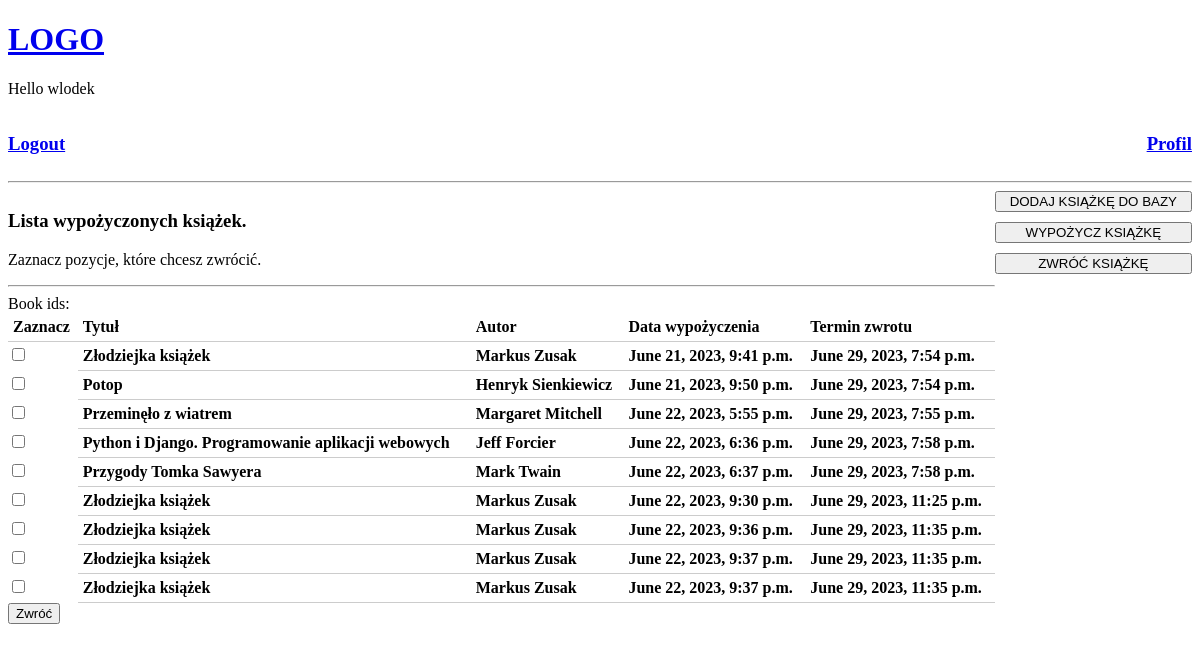
The page /return-book/ (signed in) on the database its author committed.
### base/models.py (models this page shows, shortened)
class BorrowedBook(models.Model):
    id = models.AutoField(primary_key=True)
    user = models.ForeignKey(User, on_delete=models.SET_NULL, null=True, related_name='books_borrowed')
    book = models.ForeignKey(Book, on_delete=models.SET_NULL, null=True, related_name='borrowed_books')
    borrowed_date = models.DateTimeField(auto_now_add=True)
    return_to_date = models.DateTimeField(default=datetime.now() + timedelta(days=7))
    returned_date = models.DateTimeField(null=True, blank=True)

class Book(models.Model):
    id = models.AutoField(primary_key=True)
    title = models.CharField(max_length=255)
    author = models.CharField(max_length=255)
    availability = models.BooleanField(default=True)
    user = models.ForeignKey(User, on_delete=models.SET_NULL, null=True)

### base/views.py (the view, shortened to what this page needs)
# urls.py: path('return-book/', views.return_book, name='return-book'),
@login_required
def return_book(request):
    user = request.user
    borrowed_books = BorrowedBook.objects.filter(user=user, book__availability=False)
    choices = [(book.id, f'{book.id} - {book.book.title} - {book.book.author}') for book in borrowed_books] #?
    form = BorrowForm(initial={'book_ids': [str(book.id) for book in borrowed_books]})
    return render(request, 'base/return_book.html', {'user': user,
                                                     'books': borrowed_books, 'form': form})

### base/forms.py
class BorrowForm(forms.Form):
    book_ids = forms.MultipleChoiceField(widget=forms.CheckboxSelectMultiple)

### base/templates/base/return_book.html (shortened to what this page needs)
{% extends 'main.html' %}
{% block content %}
<div class="profile-container">
    <div>
        <h3>Lista wypożyczonych książek.</h3>
        <p>Zaznacz pozycje, które chcesz zwrócić.</p>
        <hr>
        <form method="post">
        {{ form }}
            <div class="book-table">
                <div class="book-row">
                    <div class="book-cell">Zaznacz</div>
                    <div class="book-cell">Tytuł</div>
                    <div class="book-cell">Autor</div>
                    <div class="book-cell">Data wypożyczenia</div>
                    <div class="book-cell">Termin zwrotu</div>
                </div>
                {% for book in books %}
                <div class="book-row">
                    <div class=book-cell"><input type="checkbox" name="book_ids"
                                             value="{{ book.id }}"></div>
                    <div class="book-cell">{{book.book.title}}</div>
                    <div class="book-cell">{{book.book.author}}</div>
                    <div class="book-cell">{{book.borrowed_date}}</div>
                    <div class="book-cell">{{book.return_to_date}}</div>
                </div>
                {% empty %}
                    <p>Brak dostępnych książek.</p>
                {% endfor %}
            </div>
            <div>
                <button type="submit">Zwróć</button>
            </div>
        </form>
    </div>
    <div class="button-container">
        {% if request.user.is_superuser %}
        <a href="{% url 'add-book' %}"><button>DODAJ KSIĄŻKĘ DO BAZY</button><br></a>
        {% endif %}
        <a href="{% url 'borrow' %}"><button>WYPOŻYCZ KSIĄŻKĘ</button><br></a>
        <a href="{% url 'return-book' %}"><button>ZWRÓĆ KSIĄŻKĘ</button><br></a>
    </div>
</div>
{% endblock %}

### templates/navbar.html (shortened to what this page needs)
<a href="/">
    <h1>LOGO</h1>
</a>
<p>Hello {{ request.user }}</p>
<div class="navbar-container">
    <div>
        {% if request.user.is_authenticated %}
        <h3><a href="{% url 'logout' %}">Logout</a></h3>
        {% else %}
        <h3><a href="{% url 'login' %}">Login</a></h3>
        {% endif %}
    </div>
    <div>
        {% if request.user.is_authenticated %}
        <h3><a href="{% url 'profile' %}">Profil</a></h3>
        {% endif %}
    </div>
</div>
<hr>

### templates/navbar.html (style rules this page uses)
.navbar-container { display: grid; grid-template-columns: 1fr 1fr; }
.navbar-container > div:nth-child(1) { text-align: left; }
.navbar-container > div:nth-child(2) { text-align: right; }

### base/templates/base/return_book.html (style rules this page uses)
.profile-container { display: grid; grid-template-columns: 5fr 1fr; }
.book-table { display: table; width: 100%; }
.book-row { display: table-row; }
.book-cell { display: table-cell; padding: 5px; border-bottom: 1px solid #ccc; font-weight: bold; }
.button-container { display: flex; flex-direction: column; gap: 10px; }
.button-container button { width: 100%; }

### rows shown on the page
BorrowedBook: book "Złodziejka książek", book.author "Markus Zusak", borrowed_date "June 21, 2023, 9:41 p.m.", return_to_date "June 29, 2023, 7:54 p.m."
BorrowedBook: book "Potop", book.author "Henryk Sienkiewicz", borrowed_date "June 21, 2023, 9:50 p.m.", return_to_date "June 29, 2023, 7:54 p.m."
BorrowedBook: book "Przeminęło z wiatrem", book.author "Margaret Mitchell", borrowed_date "June 22, 2023, 5:55 p.m.", return_to_date "June 29, 2023, 7:55 p.m."
BorrowedBook: book "Python i Django. Programowanie aplikacji webowych", book.author "Jeff Forcier", borrowed_date "June 22, 2023, 6:36 p.m.", return_to_date "June 29, 2023, 7:58 p.m."
BorrowedBook: book "Przygody Tomka Sawyera", book.author "Mark Twain", borrowed_date "June 22, 2023, 6:37 p.m.", return_to_date "June 29, 2023, 7:58 p.m."
BorrowedBook: book "Złodziejka książek", book.author "Markus Zusak", borrowed_date "June 22, 2023, 9:30 p.m.", return_to_date "June 29, 2023, 11:25 p.m."
BorrowedBook: book "Złodziejka książek", book.author "Markus Zusak", borrowed_date "June 22, 2023, 9:36 p.m.", return_to_date "June 29, 2023, 11:35 p.m."
BorrowedBook: book "Złodziejka książek", book.author "Markus Zusak", borrowed_date "June 22, 2023, 9:37 p.m.", return_to_date "June 29, 2023, 11:35 p.m."
BorrowedBook: book "Złodziejka książek", book.author "Markus Zusak", borrowed_date "June 22, 2023, 9:37 p.m.", return_to_date "June 29, 2023, 11:35 p.m."

### other values the page prints
{{ request.user }} "wlodek"
